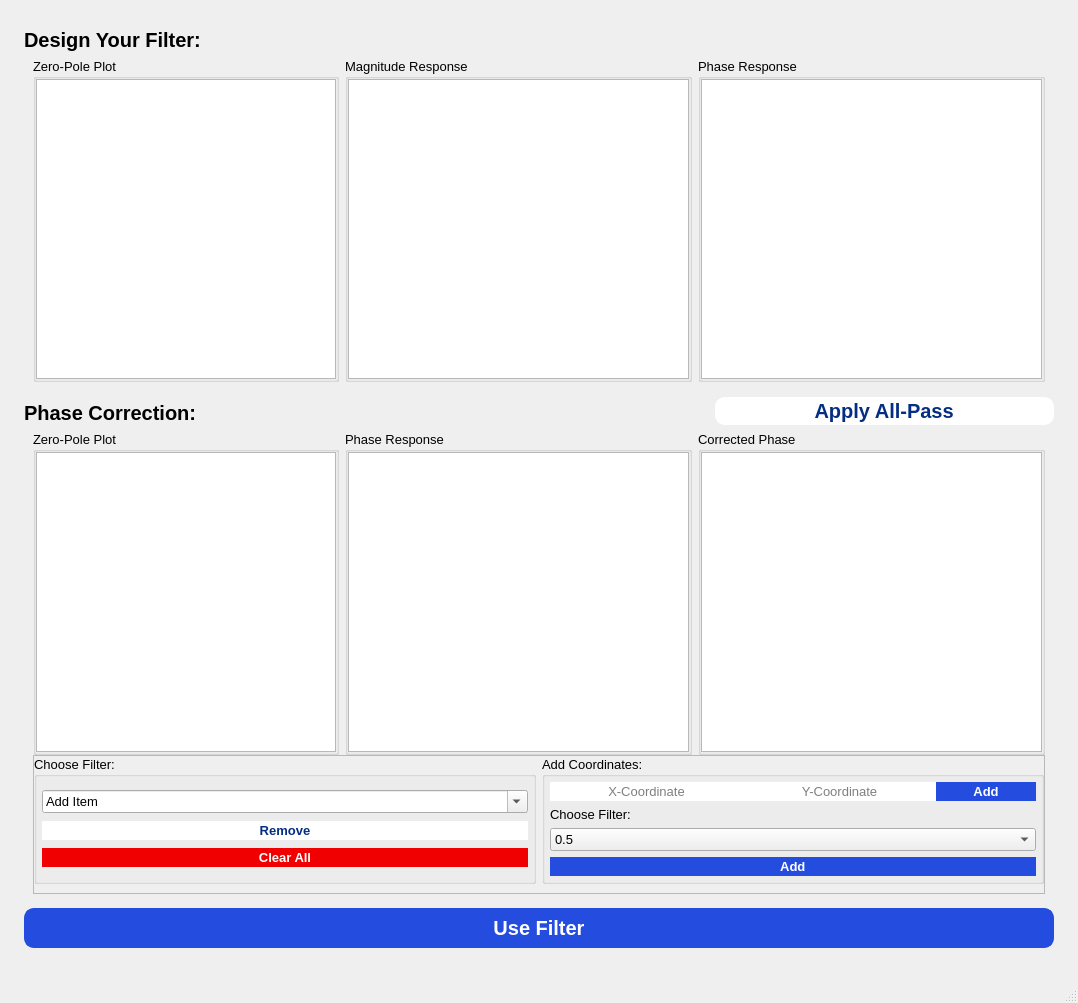
<?xml version="1.0" encoding="UTF-8"?>
<ui version="4.0">
 <class>MainWindow</class>
 <widget class="QMainWindow" name="MainWindow">
  <property name="geometry">
   <rect>
    <x>0</x>
    <y>0</y>
    <width>1078</width>
    <height>1003</height>
   </rect>
  </property>
  <property name="windowTitle">
   <string>MainWindow</string>
  </property>
  <widget class="QWidget" name="centralwidget">
   <layout class="QVBoxLayout" name="verticalLayout">
    <item>
     <widget class="QStackedWidget" name="stackedWidget">
      <property name="currentIndex">
       <number>0</number>
      </property>
      <widget class="QWidget" name="page">
       <layout class="QGridLayout" name="gridLayout_5">
        <property name="leftMargin">
         <number>15</number>
        </property>
        <property name="topMargin">
         <number>15</number>
        </property>
        <property name="rightMargin">
         <number>15</number>
        </property>
        <property name="bottomMargin">
         <number>15</number>
        </property>
        <item row="1" column="0" colspan="3">
         <widget class="QFrame" name="frame">
          <property name="enabled">
           <bool>true</bool>
          </property>
          <property name="frameShape">
           <enum>QFrame::NoFrame</enum>
          </property>
          <property name="frameShadow">
           <enum>QFrame::Plain</enum>
          </property>
          <layout class="QGridLayout" name="gridLayout_2">
           <property name="topMargin">
            <number>0</number>
           </property>
           <item row="0" column="0">
            <widget class="QGroupBox" name="groupBox">
             <property name="font">
              <font>
               <pointsize>10</pointsize>
               <bold>false</bold>
              </font>
             </property>
             <property name="title">
              <string>Zero-Pole Plot</string>
             </property>
             <property name="flat">
              <bool>false</bool>
             </property>
             <property name="checkable">
              <bool>false</bool>
             </property>
             <layout class="QVBoxLayout" name="verticalLayout_3">
              <property name="spacing">
               <number>0</number>
              </property>
              <property name="leftMargin">
               <number>0</number>
              </property>
              <property name="topMargin">
               <number>0</number>
              </property>
              <property name="rightMargin">
               <number>0</number>
              </property>
              <property name="bottomMargin">
               <number>0</number>
              </property>
              <item>
               <widget class="PlotWidget" name="z_plane_plot">
                <property name="sizePolicy">
                 <sizepolicy hsizetype="Fixed" vsizetype="Fixed">
                  <horstretch>0</horstretch>
                  <verstretch>0</verstretch>
                 </sizepolicy>
                </property>
                <property name="minimumSize">
                 <size>
                  <width>300</width>
                  <height>300</height>
                 </size>
                </property>
               </widget>
              </item>
             </layout>
            </widget>
           </item>
           <item row="0" column="2">
            <widget class="QGroupBox" name="groupBox_3">
             <property name="font">
              <font>
               <pointsize>10</pointsize>
               <bold>false</bold>
              </font>
             </property>
             <property name="title">
              <string>Phase Response</string>
             </property>
             <property name="flat">
              <bool>false</bool>
             </property>
             <property name="checkable">
              <bool>false</bool>
             </property>
             <layout class="QVBoxLayout" name="verticalLayout_5">
              <property name="spacing">
               <number>0</number>
              </property>
              <property name="leftMargin">
               <number>0</number>
              </property>
              <property name="topMargin">
               <number>0</number>
              </property>
              <property name="rightMargin">
               <number>0</number>
              </property>
              <property name="bottomMargin">
               <number>0</number>
              </property>
              <item>
               <widget class="PlotWidget" name="graphicsView_3">
                <property name="sizePolicy">
                 <sizepolicy hsizetype="Expanding" vsizetype="Fixed">
                  <horstretch>0</horstretch>
                  <verstretch>0</verstretch>
                 </sizepolicy>
                </property>
                <property name="minimumSize">
                 <size>
                  <width>300</width>
                  <height>300</height>
                 </size>
                </property>
               </widget>
              </item>
             </layout>
            </widget>
           </item>
           <item row="0" column="1">
            <widget class="QGroupBox" name="groupBox_2">
             <property name="font">
              <font>
               <pointsize>10</pointsize>
               <bold>false</bold>
              </font>
             </property>
             <property name="title">
              <string>Magnitude Response</string>
             </property>
             <property name="flat">
              <bool>false</bool>
             </property>
             <property name="checkable">
              <bool>false</bool>
             </property>
             <layout class="QVBoxLayout" name="verticalLayout_4">
              <property name="spacing">
               <number>0</number>
              </property>
              <property name="leftMargin">
               <number>0</number>
              </property>
              <property name="topMargin">
               <number>0</number>
              </property>
              <property name="rightMargin">
               <number>0</number>
              </property>
              <property name="bottomMargin">
               <number>0</number>
              </property>
              <item>
               <widget class="PlotWidget" name="graphicsView_2">
                <property name="sizePolicy">
                 <sizepolicy hsizetype="Expanding" vsizetype="Fixed">
                  <horstretch>0</horstretch>
                  <verstretch>0</verstretch>
                 </sizepolicy>
                </property>
                <property name="minimumSize">
                 <size>
                  <width>300</width>
                  <height>300</height>
                 </size>
                </property>
               </widget>
              </item>
             </layout>
            </widget>
           </item>
          </layout>
         </widget>
        </item>
        <item row="3" column="0" alignment="Qt::AlignBottom">
         <widget class="QLabel" name="label_2">
          <property name="sizePolicy">
           <sizepolicy hsizetype="Minimum" vsizetype="Minimum">
            <horstretch>0</horstretch>
            <verstretch>0</verstretch>
           </sizepolicy>
          </property>
          <property name="font">
           <font>
            <pointsize>15</pointsize>
            <bold>true</bold>
           </font>
          </property>
          <property name="text">
           <string>Phase Correction:</string>
          </property>
         </widget>
        </item>
        <item row="4" column="0" colspan="3" alignment="Qt::AlignTop">
         <widget class="QFrame" name="frame_2">
          <property name="enabled">
           <bool>true</bool>
          </property>
          <property name="frameShape">
           <enum>QFrame::NoFrame</enum>
          </property>
          <property name="frameShadow">
           <enum>QFrame::Plain</enum>
          </property>
          <layout class="QGridLayout" name="gridLayout">
           <property name="topMargin">
            <number>0</number>
           </property>
           <property name="bottomMargin">
            <number>0</number>
           </property>
           <property name="horizontalSpacing">
            <number>6</number>
           </property>
           <property name="verticalSpacing">
            <number>0</number>
           </property>
           <item row="0" column="2" rowspan="2" alignment="Qt::AlignTop">
            <widget class="QGroupBox" name="groupBox_12">
             <property name="font">
              <font>
               <pointsize>10</pointsize>
               <bold>false</bold>
              </font>
             </property>
             <property name="title">
              <string>Corrected Phase</string>
             </property>
             <property name="flat">
              <bool>false</bool>
             </property>
             <property name="checkable">
              <bool>false</bool>
             </property>
             <layout class="QVBoxLayout" name="verticalLayout_14">
              <property name="spacing">
               <number>0</number>
              </property>
              <property name="leftMargin">
               <number>0</number>
              </property>
              <property name="topMargin">
               <number>0</number>
              </property>
              <property name="rightMargin">
               <number>0</number>
              </property>
              <property name="bottomMargin">
               <number>0</number>
              </property>
              <item>
               <widget class="PlotWidget" name="graphicsView_12">
                <property name="sizePolicy">
                 <sizepolicy hsizetype="Expanding" vsizetype="Fixed">
                  <horstretch>0</horstretch>
                  <verstretch>0</verstretch>
                 </sizepolicy>
                </property>
                <property name="minimumSize">
                 <size>
                  <width>300</width>
                  <height>300</height>
                 </size>
                </property>
               </widget>
              </item>
             </layout>
            </widget>
           </item>
           <item row="2" column="0" colspan="3">
            <widget class="QFrame" name="frame_3">
             <property name="frameShape">
              <enum>QFrame::StyledPanel</enum>
             </property>
             <property name="frameShadow">
              <enum>QFrame::Raised</enum>
             </property>
             <layout class="QGridLayout" name="gridLayout_3">
              <property name="leftMargin">
               <number>0</number>
              </property>
              <property name="topMargin">
               <number>0</number>
              </property>
              <property name="rightMargin">
               <number>0</number>
              </property>
              <item row="0" column="1" rowspan="2">
               <widget class="QGroupBox" name="groupBox_14">
                <property name="font">
                 <font>
                  <pointsize>10</pointsize>
                  <bold>false</bold>
                 </font>
                </property>
                <property name="title">
                 <string>Add Coordinates:</string>
                </property>
                <layout class="QGridLayout" name="gridLayout_4">
                 <property name="leftMargin">
                  <number>5</number>
                 </property>
                 <property name="topMargin">
                  <number>5</number>
                 </property>
                 <property name="rightMargin">
                  <number>5</number>
                 </property>
                 <property name="bottomMargin">
                  <number>5</number>
                 </property>
                 <property name="horizontalSpacing">
                  <number>0</number>
                 </property>
                 <item row="0" column="3">
                  <widget class="QPushButton" name="add_coord">
                   <property name="minimumSize">
                    <size>
                     <width>100</width>
                     <height>0</height>
                    </size>
                   </property>
                   <property name="font">
                    <font>
                     <pointsize>10</pointsize>
                     <bold>true</bold>
                    </font>
                   </property>
                   <property name="styleSheet">
                    <string notr="true">border: 2px solid #244DE0;
border-radius: 10px;
background-color: #244DE0;
color: rgb(255, 255, 255);</string>
                   </property>
                   <property name="text">
                    <string>Add</string>
                   </property>
                  </widget>
                 </item>
                 <item row="0" column="0">
                  <widget class="QLineEdit" name="lineEdit">
                   <property name="font">
                    <font>
                     <pointsize>10</pointsize>
                     <bold>false</bold>
                    </font>
                   </property>
                   <property name="styleSheet">
                    <string notr="true">border: 1px solid #FFFFFF;
color: rgb(0, 0, 0);
        border-radius: 10px;
        background-color: #FFFFFF;</string>
                   </property>
                   <property name="inputMask">
                    <string/>
                   </property>
                   <property name="text">
                    <string/>
                   </property>
                   <property name="alignment">
                    <set>Qt::AlignCenter</set>
                   </property>
                   <property name="placeholderText">
                    <string>X-Coordinate</string>
                   </property>
                  </widget>
                 </item>
                 <item row="2" column="0" colspan="4">
                  <widget class="QComboBox" name="builtinCombo">
                   <item>
                    <property name="text">
                     <string>0.5</string>
                    </property>
                   </item>
                   <item>
                    <property name="text">
                     <string>0.5j</string>
                    </property>
                   </item>
                   <item>
                    <property name="text">
                     <string>0.5+0.5j</string>
                    </property>
                   </item>
                  </widget>
                 </item>
                 <item row="1" column="0">
                  <widget class="QLabel" name="label_3">
                   <property name="text">
                    <string>Choose Filter:</string>
                   </property>
                  </widget>
                 </item>
                 <item row="0" column="1">
                  <widget class="QLineEdit" name="lineEdit_2">
                   <property name="font">
                    <font>
                     <pointsize>10</pointsize>
                     <bold>false</bold>
                    </font>
                   </property>
                   <property name="styleSheet">
                    <string notr="true">border: 1px solid #FFFFFF;
color: rgb(0, 0, 0);
        border-radius: 10px;
        background-color: #FFFFFF;</string>
                   </property>
                   <property name="text">
                    <string/>
                   </property>
                   <property name="alignment">
                    <set>Qt::AlignCenter</set>
                   </property>
                   <property name="placeholderText">
                    <string>Y-Coordinate</string>
                   </property>
                  </widget>
                 </item>
                 <item row="3" column="0" colspan="4">
                  <widget class="QPushButton" name="add_btn">
                   <property name="sizePolicy">
                    <sizepolicy hsizetype="Minimum" vsizetype="Fixed">
                     <horstretch>0</horstretch>
                     <verstretch>0</verstretch>
                    </sizepolicy>
                   </property>
                   <property name="minimumSize">
                    <size>
                     <width>0</width>
                     <height>0</height>
                    </size>
                   </property>
                   <property name="font">
                    <font>
                     <pointsize>10</pointsize>
                     <bold>true</bold>
                    </font>
                   </property>
                   <property name="styleSheet">
                    <string notr="true">border: 2px solid #244DE0;
border-radius: 10px;
background-color: #244DE0;
color: rgb(255, 255, 255);</string>
                   </property>
                   <property name="text">
                    <string>     Add     </string>
                   </property>
                  </widget>
                 </item>
                </layout>
               </widget>
              </item>
              <item row="0" column="0" rowspan="2">
               <widget class="QGroupBox" name="groupBox_13">
                <property name="font">
                 <font>
                  <pointsize>10</pointsize>
                  <bold>false</bold>
                 </font>
                </property>
                <property name="title">
                 <string>Choose Filter:</string>
                </property>
                <property name="flat">
                 <bool>false</bool>
                </property>
                <property name="checkable">
                 <bool>false</bool>
                </property>
                <layout class="QVBoxLayout" name="verticalLayout_6">
                 <property name="spacing">
                  <number>0</number>
                 </property>
                 <property name="leftMargin">
                  <number>5</number>
                 </property>
                 <property name="topMargin">
                  <number>5</number>
                 </property>
                 <property name="rightMargin">
                  <number>5</number>
                 </property>
                 <property name="bottomMargin">
                  <number>5</number>
                 </property>
                 <item>
                  <widget class="QComboBox" name="all_pass_combobox">
                   <property name="sizePolicy">
                    <sizepolicy hsizetype="Expanding" vsizetype="Fixed">
                     <horstretch>0</horstretch>
                     <verstretch>0</verstretch>
                    </sizepolicy>
                   </property>
                   <property name="minimumSize">
                    <size>
                     <width>150</width>
                     <height>0</height>
                    </size>
                   </property>
                   <property name="font">
                    <font>
                     <pointsize>10</pointsize>
                     <bold>false</bold>
                    </font>
                   </property>
                   <property name="editable">
                    <bool>true</bool>
                   </property>
                   <property name="currentText">
                    <string>Add Item</string>
                   </property>
                   <property name="placeholderText">
                    <string/>
                   </property>
                   <item>
                    <property name="text">
                     <string>Add Item</string>
                    </property>
                   </item>
                  </widget>
                 </item>
                 <item>
                  <widget class="QPushButton" name="remove_btn">
                   <property name="sizePolicy">
                    <sizepolicy hsizetype="Minimum" vsizetype="Fixed">
                     <horstretch>0</horstretch>
                     <verstretch>0</verstretch>
                    </sizepolicy>
                   </property>
                   <property name="font">
                    <font>
                     <pointsize>10</pointsize>
                     <bold>true</bold>
                    </font>
                   </property>
                   <property name="styleSheet">
                    <string notr="true">border: 2px solid #FFFFFF;
border-radius: 10px;
background-color: #FFFFFF;
color:#032E83;</string>
                   </property>
                   <property name="text">
                    <string>  Remove  </string>
                   </property>
                  </widget>
                 </item>
                 <item>
                  <widget class="QPushButton" name="pushButton">
                   <property name="font">
                    <font>
                     <pointsize>10</pointsize>
                     <bold>true</bold>
                    </font>
                   </property>
                   <property name="styleSheet">
                    <string notr="true">border: 2px solid rgb(240, 0, 0);
border-radius: 10px;
background-color:  rgb(240, 0, 0);
color:#FFFFFF;</string>
                   </property>
                   <property name="text">
                    <string>  Clear All  </string>
                   </property>
                  </widget>
                 </item>
                </layout>
               </widget>
              </item>
             </layout>
            </widget>
           </item>
           <item row="0" column="0" alignment="Qt::AlignTop">
            <widget class="QGroupBox" name="groupBox_10">
             <property name="font">
              <font>
               <pointsize>10</pointsize>
               <bold>false</bold>
              </font>
             </property>
             <property name="title">
              <string>Zero-Pole Plot</string>
             </property>
             <property name="flat">
              <bool>false</bool>
             </property>
             <property name="checkable">
              <bool>false</bool>
             </property>
             <layout class="QVBoxLayout" name="verticalLayout_12">
              <property name="spacing">
               <number>0</number>
              </property>
              <property name="leftMargin">
               <number>0</number>
              </property>
              <property name="topMargin">
               <number>0</number>
              </property>
              <property name="rightMargin">
               <number>0</number>
              </property>
              <property name="bottomMargin">
               <number>0</number>
              </property>
              <item>
               <widget class="PlotWidget" name="all_pass_plot">
                <property name="sizePolicy">
                 <sizepolicy hsizetype="Fixed" vsizetype="Fixed">
                  <horstretch>0</horstretch>
                  <verstretch>0</verstretch>
                 </sizepolicy>
                </property>
                <property name="minimumSize">
                 <size>
                  <width>300</width>
                  <height>300</height>
                 </size>
                </property>
               </widget>
              </item>
             </layout>
            </widget>
           </item>
           <item row="0" column="1" rowspan="2" alignment="Qt::AlignTop">
            <widget class="QGroupBox" name="groupBox_11">
             <property name="font">
              <font>
               <pointsize>10</pointsize>
               <bold>false</bold>
              </font>
             </property>
             <property name="title">
              <string>Phase Response</string>
             </property>
             <property name="flat">
              <bool>false</bool>
             </property>
             <property name="checkable">
              <bool>false</bool>
             </property>
             <layout class="QVBoxLayout" name="verticalLayout_13">
              <property name="spacing">
               <number>0</number>
              </property>
              <property name="leftMargin">
               <number>0</number>
              </property>
              <property name="topMargin">
               <number>0</number>
              </property>
              <property name="rightMargin">
               <number>0</number>
              </property>
              <property name="bottomMargin">
               <number>0</number>
              </property>
              <item>
               <widget class="PlotWidget" name="graphicsView_11">
                <property name="sizePolicy">
                 <sizepolicy hsizetype="Expanding" vsizetype="Fixed">
                  <horstretch>0</horstretch>
                  <verstretch>0</verstretch>
                 </sizepolicy>
                </property>
                <property name="minimumSize">
                 <size>
                  <width>300</width>
                  <height>300</height>
                 </size>
                </property>
               </widget>
              </item>
             </layout>
            </widget>
           </item>
          </layout>
         </widget>
        </item>
        <item row="0" column="0" alignment="Qt::AlignBottom">
         <widget class="QLabel" name="label">
          <property name="sizePolicy">
           <sizepolicy hsizetype="Minimum" vsizetype="Minimum">
            <horstretch>0</horstretch>
            <verstretch>0</verstretch>
           </sizepolicy>
          </property>
          <property name="font">
           <font>
            <pointsize>15</pointsize>
            <bold>true</bold>
           </font>
          </property>
          <property name="text">
           <string>Design Your Filter:</string>
          </property>
         </widget>
        </item>
        <item row="3" column="2">
         <widget class="QPushButton" name="apply_all_pass_btn">
          <property name="font">
           <font>
            <pointsize>15</pointsize>
            <bold>true</bold>
           </font>
          </property>
          <property name="styleSheet">
           <string notr="true">border: 2px solid #FFFFFF;
border-radius: 10px;
background-color: #FFFFFF;
color:#032E83;</string>
          </property>
          <property name="text">
           <string>  Apply All-Pass  </string>
          </property>
         </widget>
        </item>
        <item row="5" column="0" rowspan="2" colspan="3">
         <widget class="QPushButton" name="apply_btn">
          <property name="sizePolicy">
           <sizepolicy hsizetype="Minimum" vsizetype="Fixed">
            <horstretch>0</horstretch>
            <verstretch>0</verstretch>
           </sizepolicy>
          </property>
          <property name="minimumSize">
           <size>
            <width>0</width>
            <height>40</height>
           </size>
          </property>
          <property name="font">
           <font>
            <pointsize>15</pointsize>
            <bold>true</bold>
           </font>
          </property>
          <property name="styleSheet">
           <string notr="true">border: 2px solid  #244DE0;
border-radius: 10px;
background-color: #244DE0;
color: rgb(255, 255, 255);</string>
          </property>
          <property name="text">
           <string>Use Filter</string>
          </property>
         </widget>
        </item>
       </layout>
      </widget>
      <widget class="QWidget" name="page_2">
       <layout class="QGridLayout" name="gridLayout_7">
        <property name="leftMargin">
         <number>15</number>
        </property>
        <property name="topMargin">
         <number>20</number>
        </property>
        <property name="rightMargin">
         <number>15</number>
        </property>
        <property name="bottomMargin">
         <number>0</number>
        </property>
        <item row="3" column="0" colspan="2">
         <widget class="QGroupBox" name="groupBox_16">
          <property name="font">
           <font>
            <pointsize>10</pointsize>
           </font>
          </property>
          <property name="title">
           <string>Filtered Signal</string>
          </property>
          <layout class="QVBoxLayout" name="verticalLayout_2">
           <property name="topMargin">
            <number>0</number>
           </property>
           <property name="rightMargin">
            <number>6</number>
           </property>
           <property name="bottomMargin">
            <number>0</number>
           </property>
           <item>
            <widget class="PlotWidget" name="filteredSignalgraph"/>
           </item>
          </layout>
         </widget>
        </item>
        <item row="2" column="0" colspan="2">
         <widget class="QGroupBox" name="groupBox_15">
          <property name="font">
           <font>
            <pointsize>10</pointsize>
           </font>
          </property>
          <property name="title">
           <string>Real Signal</string>
          </property>
          <layout class="QGridLayout" name="gridLayout_8">
           <property name="topMargin">
            <number>0</number>
           </property>
           <property name="rightMargin">
            <number>6</number>
           </property>
           <property name="bottomMargin">
            <number>0</number>
           </property>
           <item row="2" column="0" colspan="7">
            <widget class="PlotWidget" name="realSignalgraph"/>
           </item>
           <item row="1" column="4">
            <widget class="QLabel" name="label_7">
             <property name="text">
              <string>Sampling Frequency: </string>
             </property>
            </widget>
           </item>
           <item row="1" column="0">
            <widget class="QPushButton" name="btn_play">
             <property name="enabled">
              <bool>false</bool>
             </property>
             <property name="text">
              <string/>
             </property>
            </widget>
           </item>
           <item row="1" column="2">
            <spacer name="horizontalSpacer_3">
             <property name="orientation">
              <enum>Qt::Horizontal</enum>
             </property>
             <property name="sizeHint" stdset="0">
              <size>
               <width>40</width>
               <height>20</height>
              </size>
             </property>
            </spacer>
           </item>
           <item row="1" column="1">
            <spacer name="horizontalSpacer_4">
             <property name="orientation">
              <enum>Qt::Horizontal</enum>
             </property>
             <property name="sizeHint" stdset="0">
              <size>
               <width>40</width>
               <height>20</height>
              </size>
             </property>
            </spacer>
           </item>
           <item row="1" column="6">
            <widget class="QLabel" name="label_8">
             <property name="text">
              <string> 1 Hz</string>
             </property>
            </widget>
           </item>
           <item row="1" column="3">
            <spacer name="horizontalSpacer_2">
             <property name="orientation">
              <enum>Qt::Horizontal</enum>
             </property>
             <property name="sizeHint" stdset="0">
              <size>
               <width>40</width>
               <height>20</height>
              </size>
             </property>
            </spacer>
           </item>
           <item row="1" column="5">
            <widget class="QSlider" name="speedSlider">
             <property name="enabled">
              <bool>false</bool>
             </property>
             <property name="minimum">
              <number>1</number>
             </property>
             <property name="maximum">
              <number>100</number>
             </property>
             <property name="singleStep">
              <number>10</number>
             </property>
             <property name="value">
              <number>1</number>
             </property>
             <property name="orientation">
              <enum>Qt::Horizontal</enum>
             </property>
             <property name="tickPosition">
              <enum>QSlider::NoTicks</enum>
             </property>
             <property name="tickInterval">
              <number>100</number>
             </property>
            </widget>
           </item>
          </layout>
         </widget>
        </item>
        <item row="4" column="0" colspan="2">
         <widget class="QGroupBox" name="groupBox_17">
          <property name="font">
           <font>
            <pointsize>10</pointsize>
           </font>
          </property>
          <property name="title">
           <string>Choose Signal:</string>
          </property>
          <layout class="QGridLayout" name="gridLayout_6">
           <property name="leftMargin">
            <number>9</number>
           </property>
           <property name="topMargin">
            <number>9</number>
           </property>
           <property name="rightMargin">
            <number>6</number>
           </property>
           <property name="bottomMargin">
            <number>0</number>
           </property>
           <property name="verticalSpacing">
            <number>9</number>
           </property>
           <item row="0" column="2">
            <widget class="QRadioButton" name="radioButton_2">
             <property name="text">
              <string>Touch Pad</string>
             </property>
            </widget>
           </item>
           <item row="1" column="1">
            <spacer name="horizontalSpacer">
             <property name="orientation">
              <enum>Qt::Horizontal</enum>
             </property>
             <property name="sizeType">
              <enum>QSizePolicy::Fixed</enum>
             </property>
             <property name="sizeHint" stdset="0">
              <size>
               <width>10</width>
               <height>20</height>
              </size>
             </property>
            </spacer>
           </item>
           <item row="0" column="0">
            <widget class="QRadioButton" name="radioButton">
             <property name="text">
              <string>Load a File</string>
             </property>
             <property name="checked">
              <bool>true</bool>
             </property>
            </widget>
           </item>
           <item row="2" column="0" alignment="Qt::AlignLeft|Qt::AlignTop">
            <widget class="QLabel" name="label_4">
             <property name="font">
              <font>
               <pointsize>8</pointsize>
              </font>
             </property>
             <property name="text">
              <string>Choose .csv or .dat file</string>
             </property>
            </widget>
           </item>
           <item row="1" column="0">
            <widget class="QPushButton" name="loadButton">
             <property name="text">
              <string>Load</string>
             </property>
            </widget>
           </item>
           <item row="1" column="2" rowspan="2">
            <widget class="PlotWidget" name="Touchpad">
             <property name="enabled">
              <bool>false</bool>
             </property>
             <property name="sizePolicy">
              <sizepolicy hsizetype="Expanding" vsizetype="Fixed">
               <horstretch>0</horstretch>
               <verstretch>0</verstretch>
              </sizepolicy>
             </property>
             <property name="minimumSize">
              <size>
               <width>0</width>
               <height>300</height>
              </size>
             </property>
            </widget>
           </item>
           <item row="3" column="0" colspan="4">
            <widget class="QPushButton" name="pushButton_6">
             <property name="sizePolicy">
              <sizepolicy hsizetype="Expanding" vsizetype="Fixed">
               <horstretch>0</horstretch>
               <verstretch>0</verstretch>
              </sizepolicy>
             </property>
             <property name="font">
              <font>
               <pointsize>14</pointsize>
               <bold>true</bold>
              </font>
             </property>
             <property name="styleSheet">
              <string notr="true">border: 2px solid  #244DE0;
border-radius: 8px;
background-color: #244DE0;
color: rgb(255, 255, 255);</string>
             </property>
             <property name="text">
              <string> Edit Filter </string>
             </property>
            </widget>
           </item>
          </layout>
         </widget>
        </item>
        <item row="0" column="0">
         <widget class="QLabel" name="label_5">
          <property name="font">
           <font>
            <pointsize>20</pointsize>
            <bold>true</bold>
           </font>
          </property>
          <property name="text">
           <string>Realtime Digital Filter</string>
          </property>
         </widget>
        </item>
        <item row="0" column="1">
         <widget class="QPushButton" name="clearButton">
          <property name="sizePolicy">
           <sizepolicy hsizetype="Fixed" vsizetype="Fixed">
            <horstretch>0</horstretch>
            <verstretch>0</verstretch>
           </sizepolicy>
          </property>
          <property name="font">
           <font>
            <pointsize>14</pointsize>
            <bold>true</bold>
           </font>
          </property>
          <property name="styleSheet">
           <string notr="true">border: 2px solid  #244DE0;
border-radius: 8px;
background-color: #244DE0;
color: rgb(255, 255, 255);</string>
          </property>
          <property name="text">
           <string>    Clear    </string>
          </property>
         </widget>
        </item>
       </layout>
      </widget>
     </widget>
    </item>
   </layout>
  </widget>
  <widget class="QMenuBar" name="menubar">
   <property name="geometry">
    <rect>
     <x>0</x>
     <y>0</y>
     <width>1078</width>
     <height>22</height>
    </rect>
   </property>
  </widget>
  <widget class="QStatusBar" name="statusbar"/>
 </widget>
 <customwidgets>
  <customwidget>
   <class>PlotWidget</class>
   <extends>QGraphicsView</extends>
   <header location="global">pyqtgraph</header>
  </customwidget>
 </customwidgets>
 <resources/>
 <connections>
  <connection>
   <sender>speedSlider</sender>
   <signal>valueChanged(int)</signal>
   <receiver>label_8</receiver>
   <slot>setNum(int)</slot>
   <hints>
    <hint type="sourcelabel">
     <x>1043</x>
     <y>144</y>
    </hint>
    <hint type="destinationlabel">
     <x>1155</x>
     <y>144</y>
    </hint>
   </hints>
  </connection>
 </connections>
</ui>
